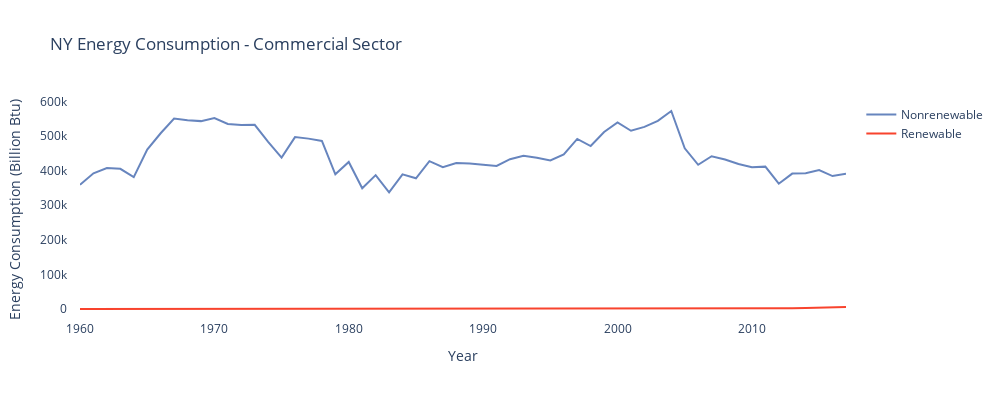
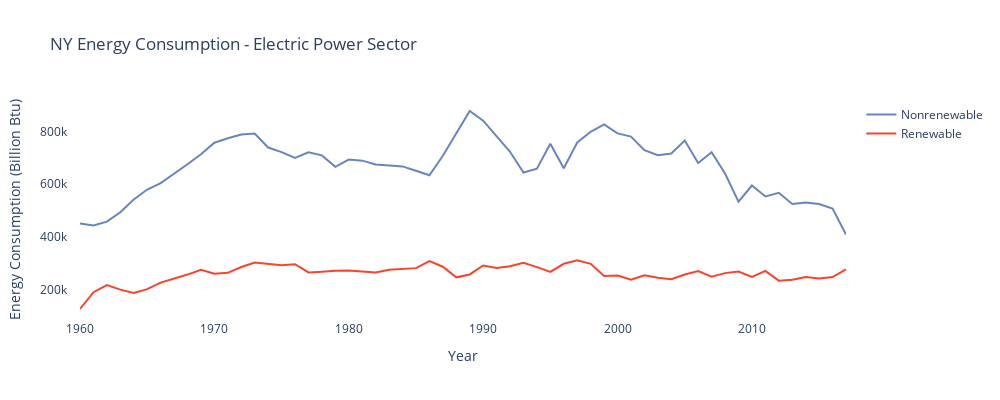
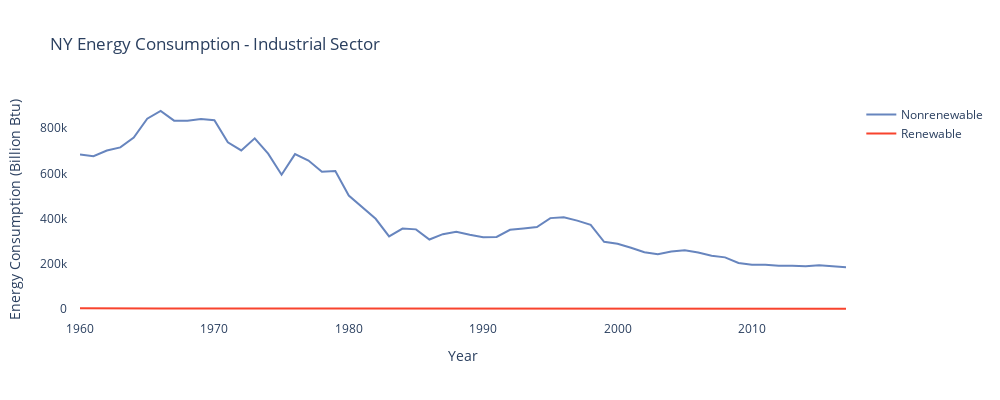
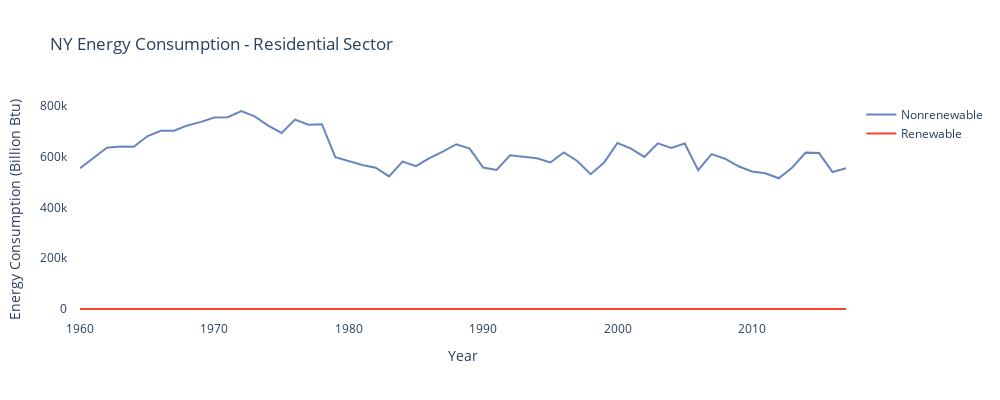

These figures' notebook cell, in order:
### Markdown cell above
# Visualize NY Renewable vs. Nonrenewable Energy Consumption Across Different Sectors

### Code cell
for sector in sectors:
    
    plot_df = dataframes[sector]
    
    fig = go.Figure()
    
    fig.add_trace(go.Scatter(
        x=plot_df.index,        
        y=plot_df['Nonrenewable Sources'],           
        mode='lines',           
        name='Nonrenewable',
        line_color='#6785be'
        )
    )
    
    fig.add_trace(go.Scatter(
        x=plot_df.index,               
        y=plot_df['Renewable Sources'],                
        mode='lines',               
        name='Renewable',        
        line_color='#f8432d'
        )
    )
    
    
    fig.update_layout(
        title = f'NY Energy Consumption - {sector}',
        template = "plotly_white",
        xaxis_title = 'Year',
        yaxis_title = 'Energy Consumption (Billion Btu)',
        yaxis_showgrid=False,
        xaxis_showgrid=False,
        yaxis_ticks='outside',
        yaxis_tickcolor='white',
        yaxis_ticklen=10,
        yaxis_zeroline=False,
        width = 1000, #1000
        height = 400  #600      
        )
    fig.show()
    filename=sector.lower().replace(' ','_')
#     fig.write_image(f'figures/ny_{filename}_comparison.png',scale=2)
